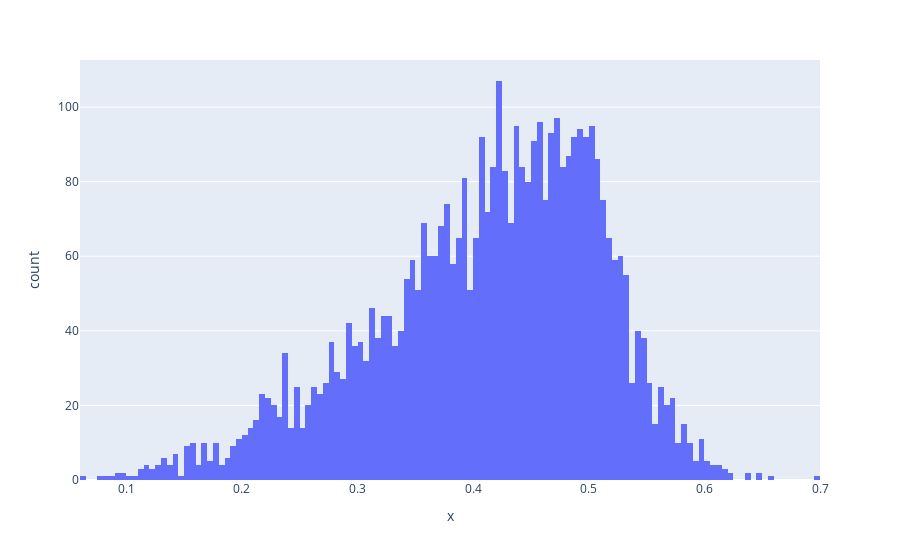

Here is the notebook cell this chart was saved with:
### Code cell
fig_synt_burr = px.histogram(x=data["Diameter_sinteticos_burr"], nbins=200)
fig_synt_burr.show()

### Figure 1 — Plotly figure (JSON) as saved in the notebook; plotly's stock layout.template omitted (floating-point values rounded to 4 significant figures; data arrays with more than 128 entries replaced by an {"elided": "..."} marker saying what was removed)
{"data": [{"alignmentgroup": "True", "bingroup": "x", "hovertemplate": "x=%{x}<br>count=%{y}<extra></extra>", "legendgroup": "", "marker": {"color": "#636efa", "pattern": {"shape": ""}}, "name": "", "nbinsx": 200, "offsetgroup": "", "orientation": "v", "showlegend": false, "type": "histogram", "x": {"elided": "4177 float values"}, "xaxis": "x", "yaxis": "y"}], "layout": {"barmode": "relative", "legend": {"tracegroupgap": 0}, "margin": {"t": 60}, "xaxis": {"anchor": "y", "domain": [0, 1], "title": {"text": "x"}}, "yaxis": {"anchor": "x", "domain": [0, 1], "title": {"text": "count"}}}}
